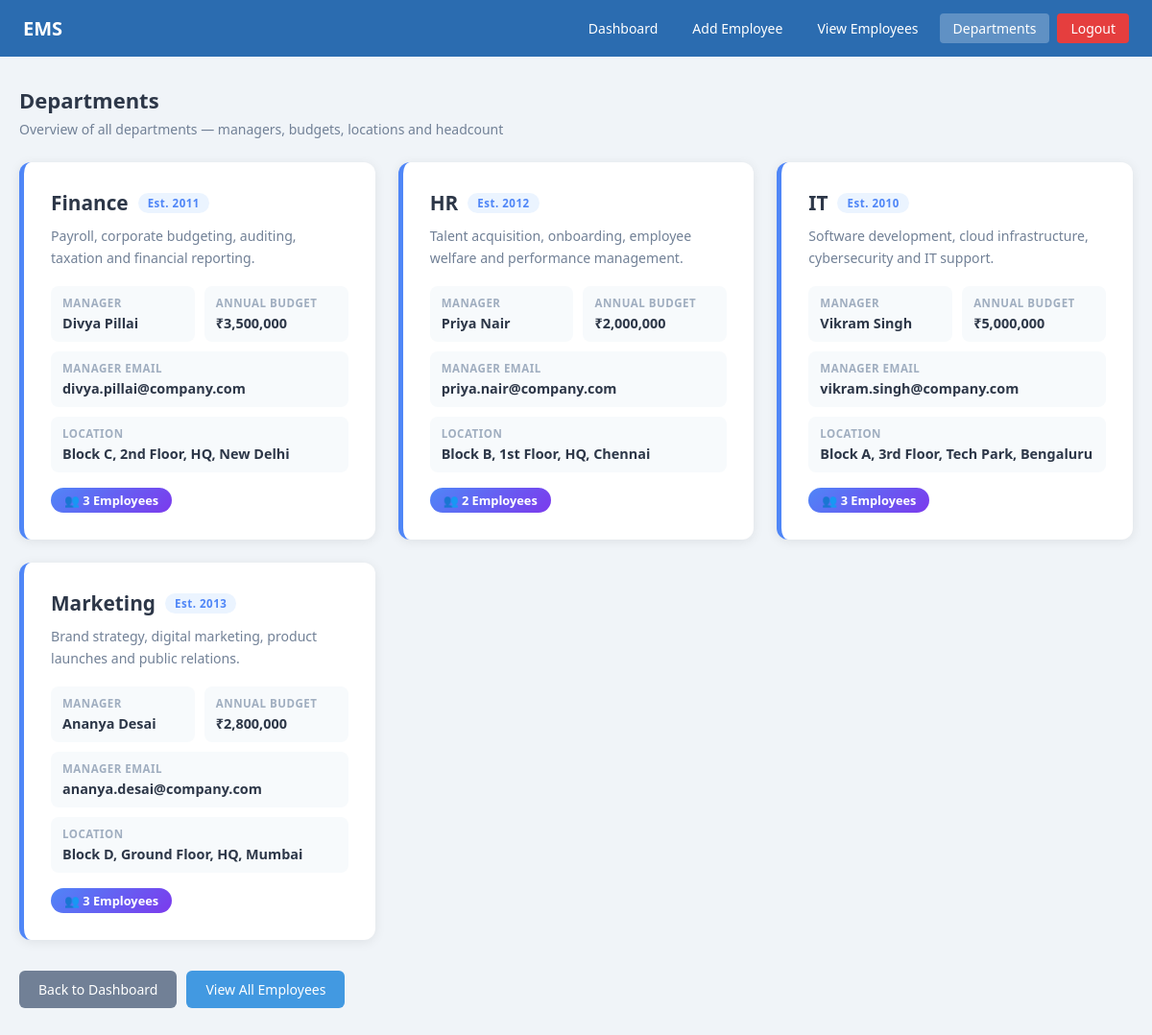
Page /department.php (signed in) on the committed database.
### tables this page shows
CREATE TABLE `departments` (
  `id` int(11) NOT NULL,
  `name` varchar(50) NOT NULL,
  `description` text DEFAULT NULL,
  `manager_name` varchar(100) DEFAULT NULL,
  `manager_email` varchar(150) DEFAULT NULL,
  `location` varchar(100) DEFAULT NULL,
  `annual_budget` decimal(15,2) DEFAULT 0.00,
  `established_year` year(4) DEFAULT NULL,
  `created_at` timestamp NOT NULL DEFAULT current_timestamp()
);

### department.php (the view, shortened to what this page needs)
<?php
require_once 'db.php';
$departments = [];
$sql = "SELECT d.id, d.name, d.description, d.manager_name, d.manager_email,
               d.location, d.annual_budget, d.established_year,
               COUNT(e.employee_id) AS emp_count
        FROM departments d
        LEFT JOIN employees e ON e.department = d.name
        GROUP BY d.id
        ORDER BY d.name ASC";
$result = $conn->query($sql);
if ($result) {
    while ($row = $result->fetch_assoc()) {
        $departments[] = $row;
    }
}
?>
<!DOCTYPE html>
<html lang="en">
<head>
    <link rel="stylesheet" href="style.css">
</head>
<body>
    <nav class="navbar">
        <a href="dashboard.php" class="brand">EMS</a>
        <div class="nav-links">
            <a href="dashboard.php">Dashboard</a>
            <a href="add.php">Add Employee</a>
            <a href="view.php">View Employees</a>
            <a href="department.php" class="active">Departments</a>
            <a href="logout.php" class="logout">Logout</a>
        </div>
    </nav>
    <div class="container" style="max-width: 1200px;">
        <h2 class="page-title">Departments</h2>
        <p class="page-subtitle">Overview of all departments — managers, budgets, locations and headcount</p>
        <?php if (count($departments) > 0): ?>
            <div class="dept-grid">
                <?php foreach ($departments as $dept): ?>
                    <div class="dept-card">
                        <h3>
                            <?php echo htmlspecialchars($dept['name']); ?>
                            <span class="dept-badge">Est. <?php echo htmlspecialchars($dept['established_year']); ?></span>
                        </h3>
                        <p class="dept-desc"><?php echo htmlspecialchars($dept['description']); ?></p>
                        <div class="dept-meta">
                            <div class="dept-meta-item">
                                <div class="label">Manager</div>
                                <div class="value"><?php echo htmlspecialchars($dept['manager_name'] ?? '—'); ?></div>
                            </div>
                            <div class="dept-meta-item">
                                <div class="label">Annual Budget</div>
                                <div class="value">₹<?php echo number_format((float)$dept['annual_budget'], 0); ?></div>
                            </div>
                            <div class="dept-meta-item full-width">
                                <div class="label">Manager Email</div>
                                <div class="value"><?php echo htmlspecialchars($dept['manager_email'] ?? '—'); ?></div>
                            </div>
                            <div class="dept-meta-item full-width">
                                <div class="label">Location</div>
                                <div class="value"><?php echo htmlspecialchars($dept['location'] ?? '—'); ?></div>
                            </div>
                        </div>
                        <div class="emp-count-pill">
                            👥 <?php echo (int)$dept['emp_count']; ?> Employee<?php echo $dept['emp_count'] != 1 ? 's' : ''; ?>
                        </div>
                    </div>
                <?php endforeach; ?>
            </div>
        <?php else: ?>
            <p>No departments found. <a href="add.php">Add employees</a> to see departments here.</p>
        <?php endif; ?>
        <div class="page-actions" style="margin-top: 32px;">
            <a href="dashboard.php" class="btn btn-secondary">Back to Dashboard</a>
            <a href="view.php" class="btn">View All Employees</a>
        </div>
    </div>
</body>
</html>

### style.css (style rules this page uses)
* { margin: 0; padding: 0; box-sizing: border-box; }
body { font-family: 'Segoe UI', Tahoma, Geneva, Verdana, sans-serif; background-color: #f0f4f8; color: #2d3748; min-height: 100vh; }
.navbar { background-color: #2b6cb0; padding: 14px 24px; display: flex; justify-content: space-between; align-items: center; flex-wrap: wrap; gap: 10px; }
.navbar .brand { color: #fff; font-size: 20px; font-weight: 700; text-decoration: none; }
.navbar .nav-links { display: flex; gap: 8px; flex-wrap: wrap; }
.navbar .nav-links a { color: #fff; text-decoration: none; padding: 6px 14px; border-radius: 4px; font-size: 14px; transition: background-color 0.2s; }
.navbar .nav-links a.active { background-color: rgba(255, 255, 255, 0.25); }
.navbar .nav-links a.logout { background-color: #e53e3e; }
.container { max-width: 900px; margin: 0 auto; padding: 30px 20px; }
.page-title { font-size: 22px; color: #2d3748; margin-bottom: 6px; }
.page-subtitle { font-size: 14px; color: #718096; margin-bottom: 25px; }
.btn { display: inline-block; padding: 10px 20px; background-color: #4299e1; color: #fff; text-decoration: none; border-radius: 6px; font-size: 14px; font-weight: 500; cursor: pointer; transition: background-color 0.2s; border: none; }
.btn-secondary { background-color: #718096; }
.page-actions { display: flex; gap: 10px; flex-wrap: wrap; margin-top: 15px; }

### department.php (style rules this page uses)
.dept-grid { display: grid; grid-template-columns: repeat(auto-fill, minmax(340px, 1fr)); gap: 24px; margin-top: 24px; }
.dept-card { background: #fff; border-radius: 12px; box-shadow: 0 2px 12px rgba(0,0,0,0.08); padding: 28px; border-left: 5px solid #4f86f7; transition: transform 0.2s, box-shadow 0.2s; }
.dept-card h3 { font-size: 1.3rem; color: #2d3748; margin: 0 0 6px; display: flex; align-items: center; gap: 10px; }
.dept-badge { background: #ebf4ff; color: #4f86f7; font-size: 0.72rem; font-weight: 700; padding: 3px 10px; border-radius: 20px; letter-spacing: 0.5px; }
.dept-desc { font-size: 0.88rem; color: #718096; margin: 10px 0 18px; line-height: 1.6; }
.dept-meta { display: grid; grid-template-columns: 1fr 1fr; gap: 10px; }
.dept-meta-item { background: #f7fafc; border-radius: 8px; padding: 10px 12px; }
.dept-meta-item .label { font-size: 0.72rem; color: #a0aec0; text-transform: uppercase; letter-spacing: 0.5px; font-weight: 600; margin-bottom: 4px; }
.dept-meta-item .value { font-size: 0.9rem; color: #2d3748; font-weight: 600; word-break: break-word; }
.dept-meta-item.full-width { grid-column: 1 / -1; }
.emp-count-pill { display: inline-block; background: linear-gradient(135deg, #4f86f7, #7c3aed); color: #fff; font-size: 0.8rem; font-weight: 700; padding: 4px 14px; border-radius: 20px; margin-top: 16px; }

### rows in the picture
departments: name "Finance", established_year "2011", description "Payroll, corporate budgeting, auditing, taxation and financial reporting.", manager_name "Divya Pillai", annual_budget "3,500,000", manager_email "divya.pillai@company.com", location "Block C, 2nd Floor, HQ, New Delhi", emp_count "3"
departments: name "HR", established_year "2012", description "Talent acquisition, onboarding, employee welfare and performance management.", manager_name "Priya Nair", annual_budget "2,000,000", manager_email "priya.nair@company.com", location "Block B, 1st Floor, HQ, Chennai", emp_count "2"
departments: name "IT", established_year "2010", description "Software development, cloud infrastructure, cybersecurity and IT support.", manager_name "Vikram Singh", annual_budget "5,000,000", manager_email "vikram.singh@company.com", location "Block A, 3rd Floor, Tech Park, Bengaluru", emp_count "3"
departments: name "Marketing", established_year "2013", description "Brand strategy, digital marketing, product launches and public relations.", manager_name "Ananya Desai", annual_budget "2,800,000", manager_email "ananya.desai@company.com", location "Block D, Ground Floor, HQ, Mumbai", emp_count "3"
